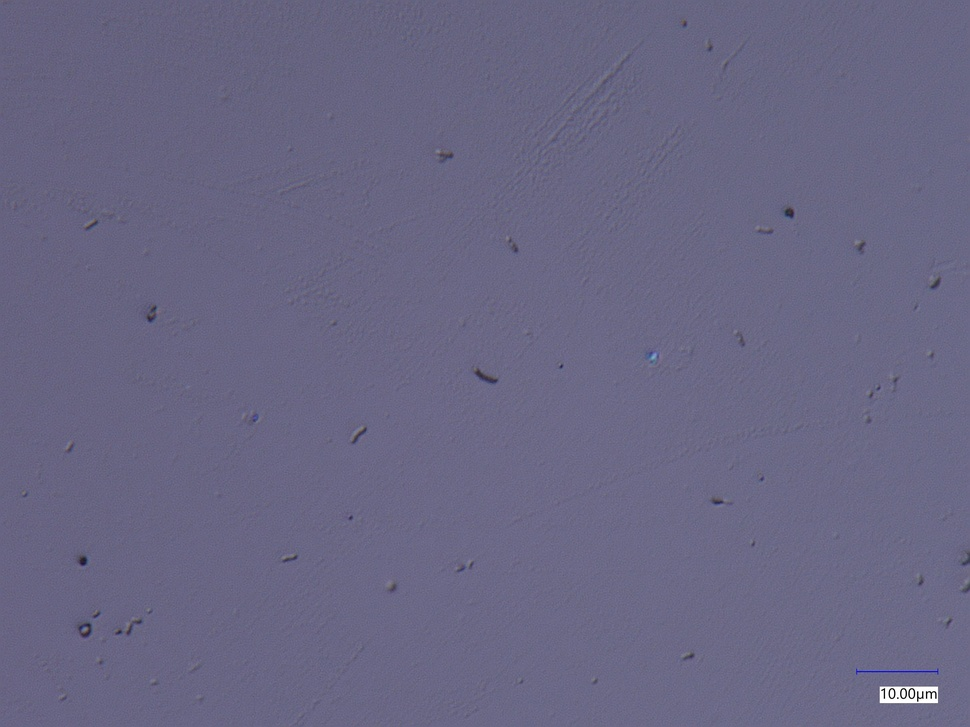
#> input picture 2500X Batch 1&2/Day 6 asyn on glass slide 2500x partial coaxial upper left.jpg, 970 x 727 px, shrunk from 2880 x 2160 before the run, found by its file name
$ python autothresh.py
#> lines starting #> are read from the running program, lines starting #| are printed output that depends on the picture
import cv2 as cv
import numpy as np
import matplotlib.pyplot as plt
from skimage import io, morphology

# Load grayscale image and convert to uint8
img = io.imread("Day 6 asyn on glass slide 2500x partial coaxial upper left.jpg"
, as_gray=True)
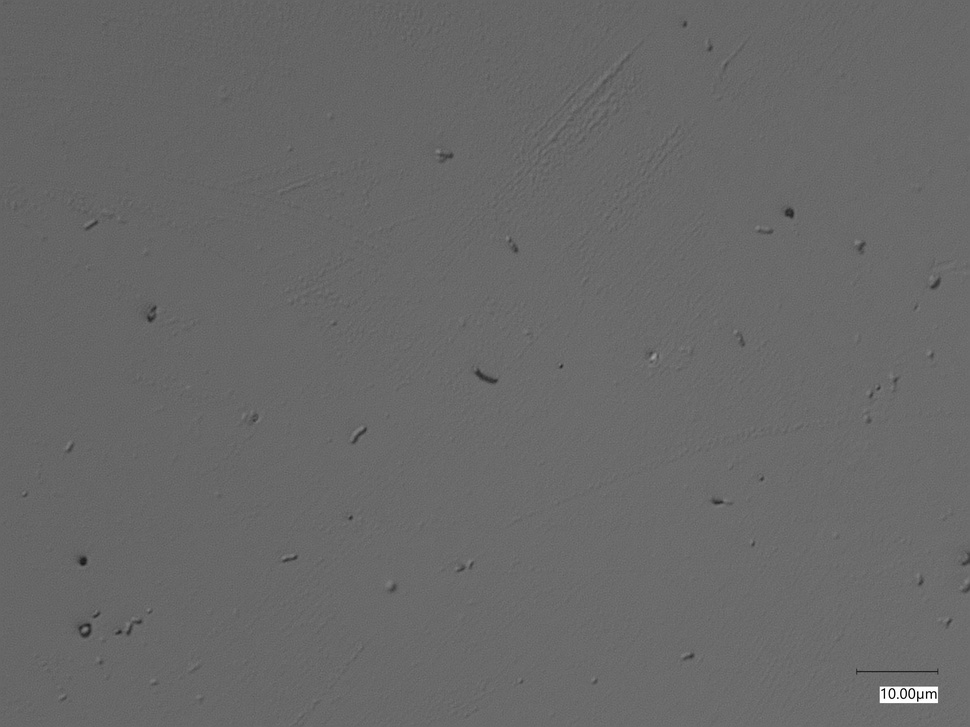
#> img: shape (727, 970) float64; min 0.000565, max 1, mean 0.411
img_uint8 = (img * 255).astype(np.uint8)

# Step 1: CLAHE for contrast enhancement
clahe = cv.createCLAHE(clipLimit=3.0, tileGridSize=(8, 8))
img_clahe = clahe.apply(img_uint8)

# Step 3: Gaussian blur for further smoothing
blurred = cv.GaussianBlur(img_clahe, (3, 3), 0)
blurred = (blurred * 255).astype(np.uint8)
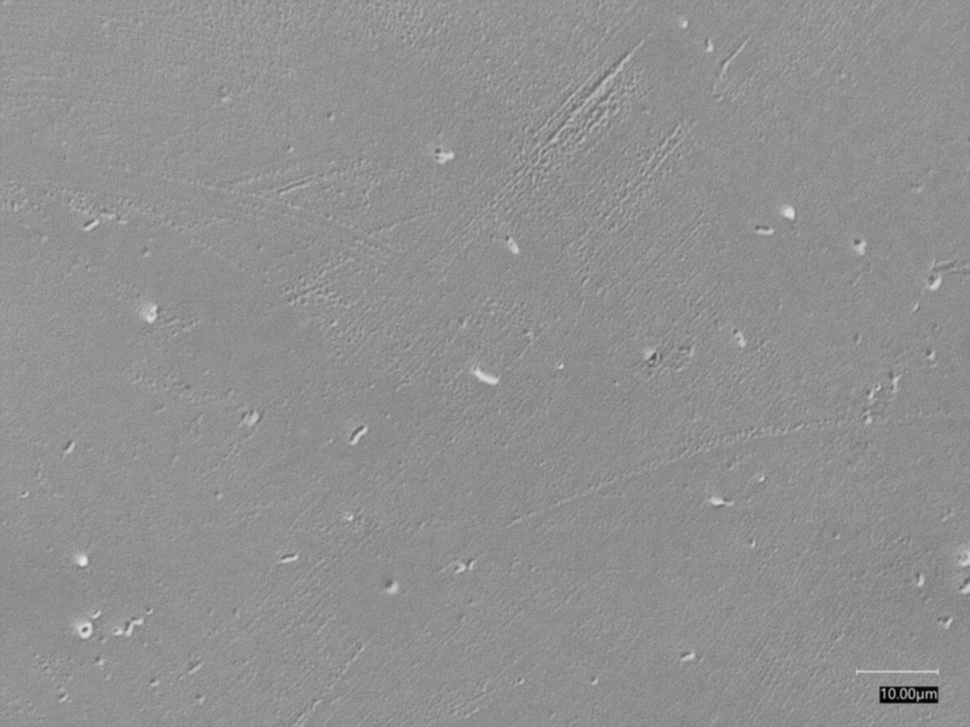
#> blurred: shape (727, 970); min 3, max 231, mean 144.3
# Step 4: Fixed thresholding at 120
#> (the run stopped early here; a loop or call above may not have finished)

$ run again, with 2500X Batch 1&2/Day 3 asyn on glass slide 2500x partial coaxial upper left.jpg copied over 2500X Batch 1&2/Day 6 asyn on glass slide 2500x partial coaxial upper left.jpg
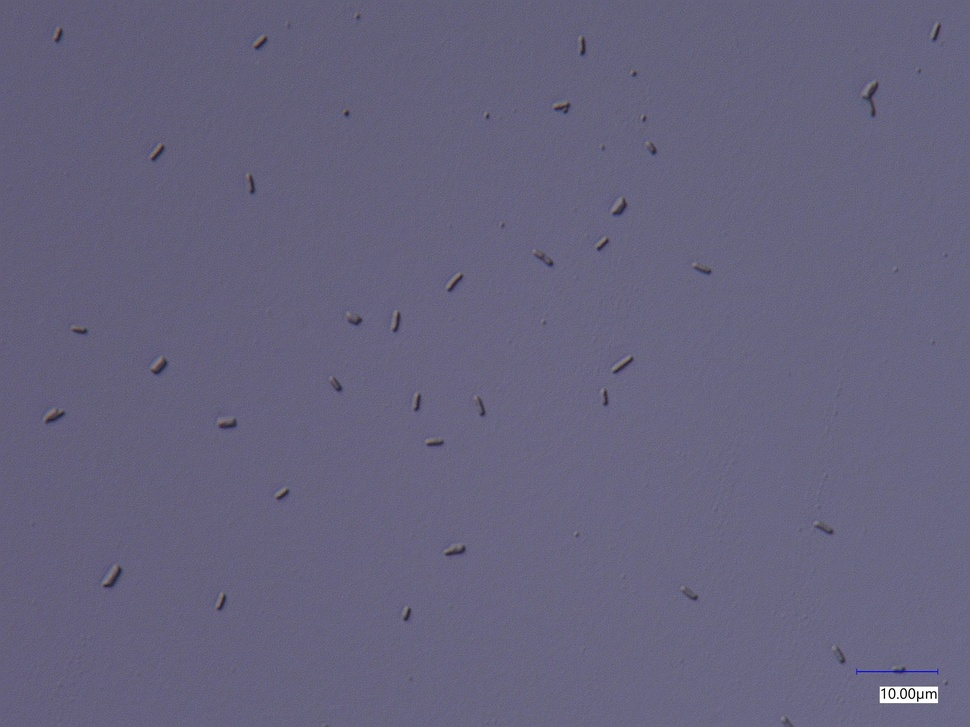
#> input picture 2500X Batch 1&2/Day 3 asyn on glass slide 2500x partial coaxial upper left.jpg, 970 x 727 px, shrunk from 2880 x 2160 before the run, found by its file name
#> `img = io.imread("Day 6 asyn on glass slide 2500x partial coaxial upper..`:
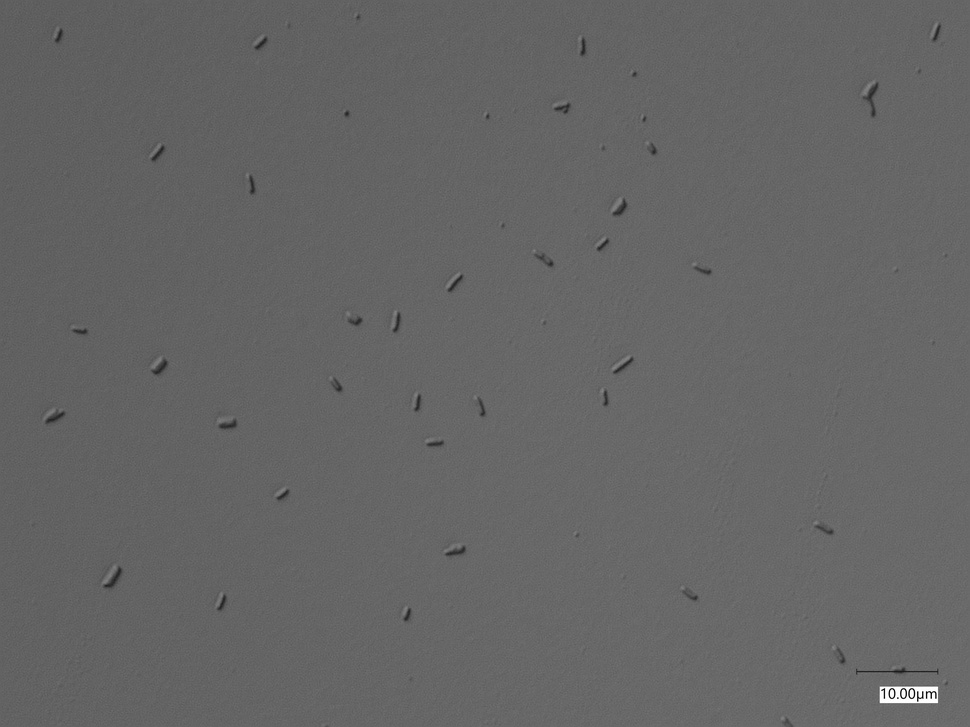
#> img: shape (727, 970) float64; min 0, max 1, mean 0.398
#> `blurred = (blurred * 255).astype(np.uint8)`:
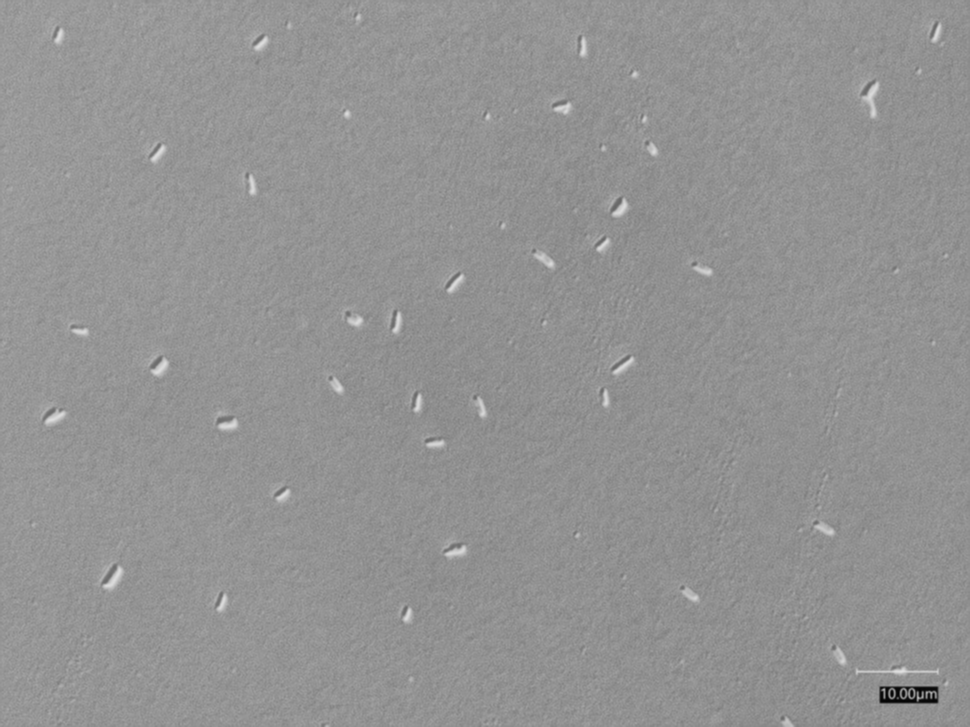
#> blurred: shape (727, 970); min 4, max 224, mean 147.1
